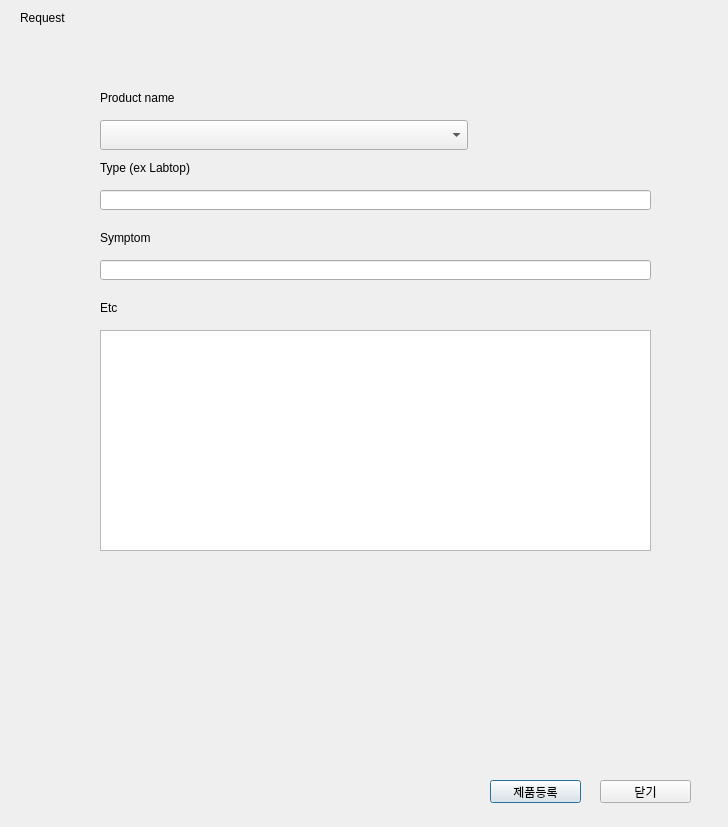
<?xml version="1.0" encoding="UTF-8"?>
<ui version="4.0">
 <class>RequestProduct</class>
 <widget class="QDialog" name="RequestProduct">
  <property name="geometry">
   <rect>
    <x>0</x>
    <y>0</y>
    <width>728</width>
    <height>827</height>
   </rect>
  </property>
  <property name="windowTitle">
   <string>Dialog</string>
  </property>
  <widget class="QPushButton" name="Request">
   <property name="geometry">
    <rect>
     <x>490</x>
     <y>780</y>
     <width>91</width>
     <height>23</height>
    </rect>
   </property>
   <property name="text">
    <string>제품등록</string>
   </property>
  </widget>
  <widget class="QPushButton" name="RequestClose">
   <property name="geometry">
    <rect>
     <x>600</x>
     <y>780</y>
     <width>91</width>
     <height>23</height>
    </rect>
   </property>
   <property name="text">
    <string>닫기</string>
   </property>
  </widget>
  <widget class="QTextEdit" name="Requestcontent">
   <property name="geometry">
    <rect>
     <x>100</x>
     <y>330</y>
     <width>551</width>
     <height>221</height>
    </rect>
   </property>
  </widget>
  <widget class="QLabel" name="label">
   <property name="geometry">
    <rect>
     <x>20</x>
     <y>10</y>
     <width>91</width>
     <height>16</height>
    </rect>
   </property>
   <property name="text">
    <string>Request</string>
   </property>
  </widget>
  <widget class="QLineEdit" name="RequestSymptom">
   <property name="geometry">
    <rect>
     <x>100</x>
     <y>260</y>
     <width>551</width>
     <height>20</height>
    </rect>
   </property>
  </widget>
  <widget class="QLabel" name="label_2">
   <property name="geometry">
    <rect>
     <x>100</x>
     <y>90</y>
     <width>151</width>
     <height>16</height>
    </rect>
   </property>
   <property name="text">
    <string>Product name</string>
   </property>
  </widget>
  <widget class="QLabel" name="label_3">
   <property name="geometry">
    <rect>
     <x>100</x>
     <y>230</y>
     <width>101</width>
     <height>16</height>
    </rect>
   </property>
   <property name="text">
    <string>Symptom</string>
   </property>
  </widget>
  <widget class="QLineEdit" name="RequestType">
   <property name="geometry">
    <rect>
     <x>100</x>
     <y>190</y>
     <width>551</width>
     <height>20</height>
    </rect>
   </property>
  </widget>
  <widget class="QLabel" name="label_4">
   <property name="geometry">
    <rect>
     <x>100</x>
     <y>160</y>
     <width>181</width>
     <height>16</height>
    </rect>
   </property>
   <property name="text">
    <string>Type (ex Labtop)</string>
   </property>
  </widget>
  <widget class="QLabel" name="label_5">
   <property name="geometry">
    <rect>
     <x>100</x>
     <y>300</y>
     <width>51</width>
     <height>16</height>
    </rect>
   </property>
   <property name="text">
    <string>Etc</string>
   </property>
  </widget>
  <widget class="QComboBox" name="nameComboBox">
   <property name="geometry">
    <rect>
     <x>100</x>
     <y>120</y>
     <width>368</width>
     <height>30</height>
    </rect>
   </property>
   <property name="currentText">
    <string/>
   </property>
   <property name="currentIndex">
    <number>-1</number>
   </property>
  </widget>
 </widget>
 <resources/>
 <connections/>
</ui>
